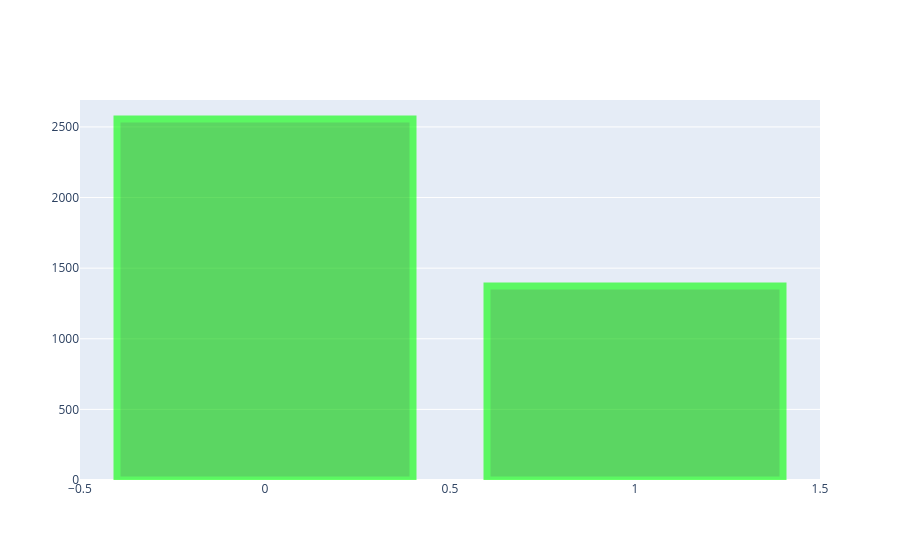

Here is the notebook cell this chart was saved with:
### Markdown cell above
Use plotly to plot interactive bar chart

### Code cell
# Use plotly to plot interactive bar chart
import plotly.graph_objects as go

fig = go.Figure([go.Bar(x = brain_df['mask'].value_counts().index, y = brain_df['mask'].value_counts())])
fig.update_traces(marker_color = 'rgb(0,200,0)', marker_line_color = 'rgb(0,255,0)',
                  marker_line_width = 7, opacity = 0.6)
fig.show()

### Figure 1 — Plotly figure (JSON) as saved in the notebook; plotly's stock layout.template omitted (floating-point values rounded to 4 significant figures)
{"data": [{"marker": {"color": "rgb(0,200,0)", "line": {"color": "rgb(0,255,0)", "width": 7}}, "opacity": 0.6, "type": "bar", "x": [0, 1], "y": [2556, 1373]}], "layout": {}}
